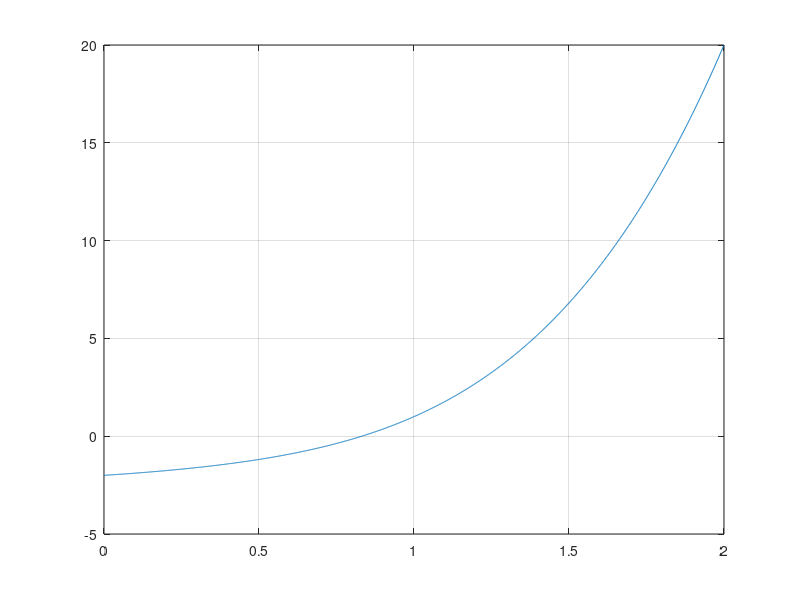

Recreate this plot in MATLAB.
function HalfDivisionMethod
% Метод половинного деления.
% Установка формата вывода.
format long
% Очистка экрана.
clc
% Очистка переменных.
clear

% Заданная точность вычислений.
e = 0.001;
% Границы отрезка.
a = 0;
b = 2;
% Текущее количество итераций.
iter = 0;
% Максимальное число итераций (страховка).
max_iter_number = 15;    % Значения от 0 и менее не ставить!
% Исходное уравнение.
f = inline('x.^4 + x.^2 + x - 2');

% Вывод графика.
x = a : e : b;
plot(x, f(x));
grid on;

disp ('Метод половинного деления:');
disp (['Отрезок [' num2str(a) ';' num2str(b) ']']);

% Если при заданных границах отрезка необходимая точность вычислений уже
% достигнута, то цикл не будет выполнен ни разу. В таком случае в качестве
% корня выбираем одну из границ отрезка.
if (abs(a - b) < e)
    x = a;
end

while ((abs(a - b) >= e) && (iter < max_iter_number))
    iter = iter + 1;

    % Корень.
    x = (a + b) / 2;

    % Если получен точный корень - выходим.
    if (f(x) == 0)     
        break;
    end

    % Переназначение границ отрезка.
    if ((f(a) * f(x)) < 0)
        b = x;
    else
        a = x;
    end
end

% Вывод результатов.
disp (['f(x) = ' num2str(f(x))]);
disp (['x = ' num2str(x)]);
disp (['Заданная точность вычислений: ' num2str(e)]);
disp (['Количество итераций: ' num2str(iter)]);
